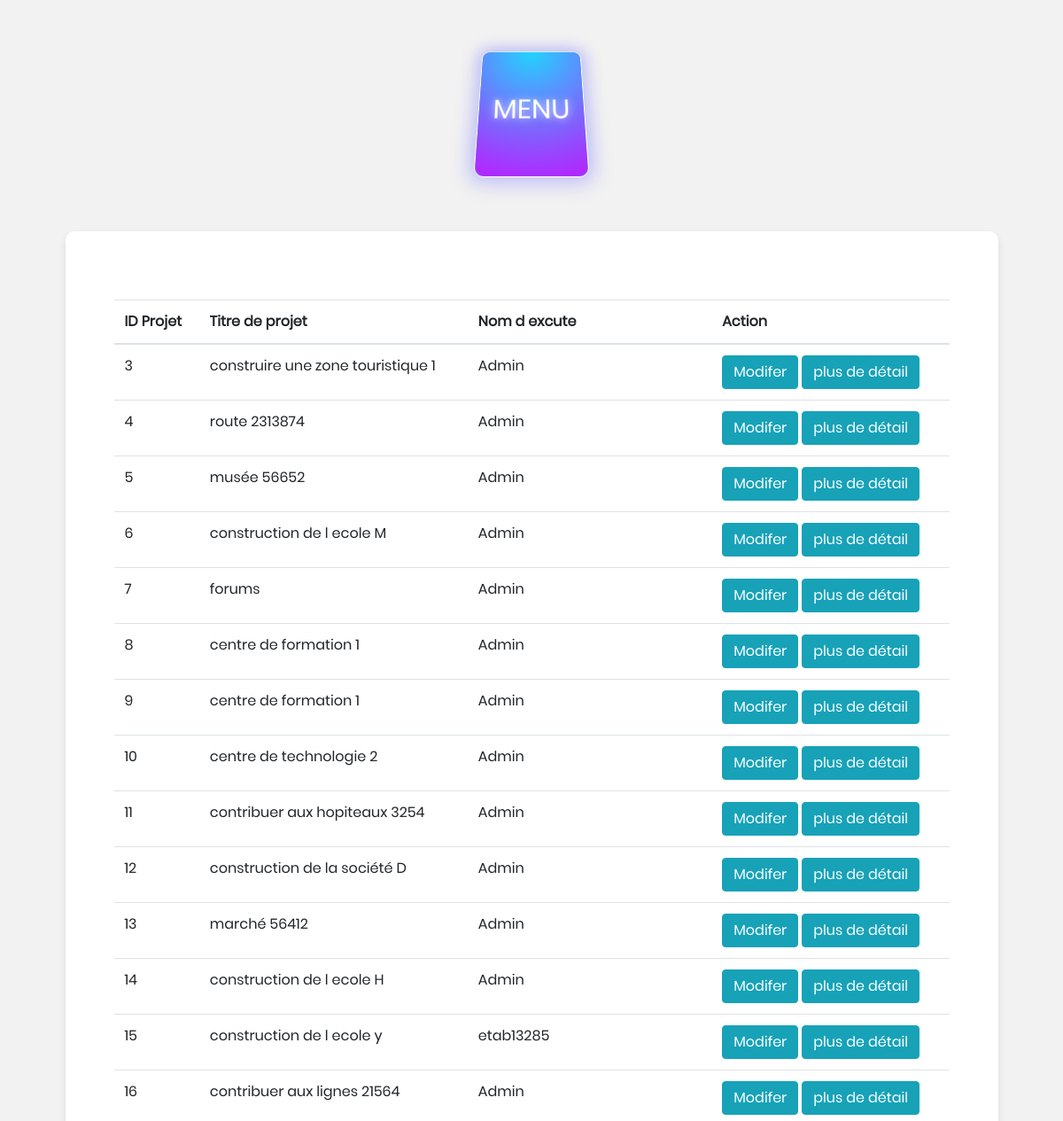
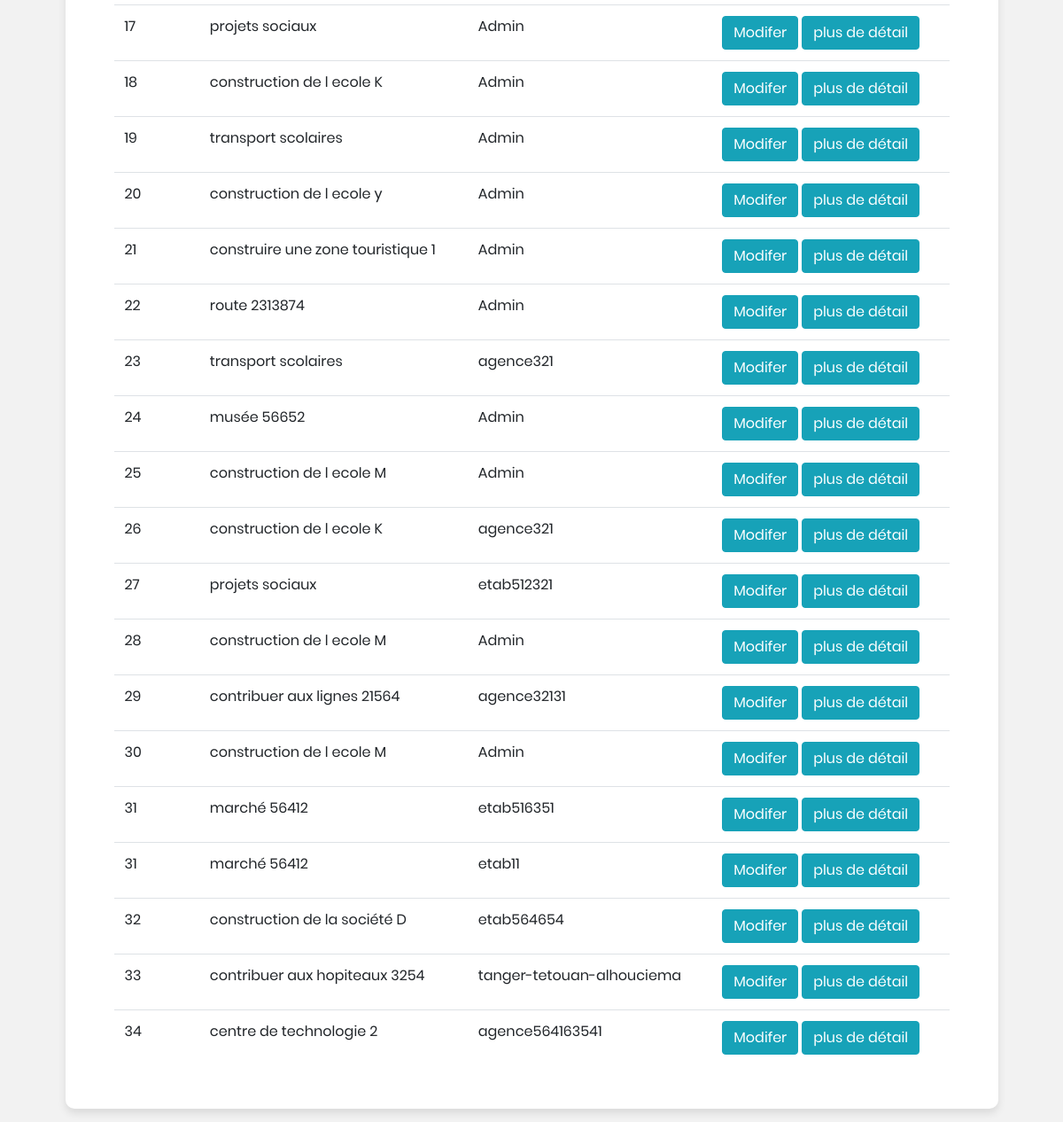
/Consultation-projet.php, run on the app's committed database (2 pictures, top to bottom).
### tables this page shows
CREATE TABLE `distruberprojet` (
  `idprojet` int(10) NOT NULL,
  `idadmin` int(10) DEFAULT NULL,
  `iduser` int(10) DEFAULT NULL,
  `NomExcute` varchar(50) DEFAULT NULL
);

CREATE TABLE `projet` (
  `IdProjet` int(10) NOT NULL,
  `TitreProjet` varchar(50) DEFAULT NULL,
  `typeprojet` varchar(50) DEFAULT NULL,
  `sujetprojet` varchar(50) DEFAULT NULL,
  `textprojet` text,
  `objectifprojet` text,
  `specialiteprojet` varchar(50) DEFAULT NULL,
  `champprojet` varchar(50) DEFAULT NULL,
  `indicenrprojet` int(10) DEFAULT NULL,
  `voteprojet` int(10) DEFAULT NULL,
  `normeExcutprojet` text,
  `indicesNRProjet` float DEFAULT NULL,
  `booleenPDR` tinyint(1) DEFAULT NULL,
  `SourcePDF` blob,
  `SourcePDF2` blob
);

### Consultation-projet.php (the view, shortened to what this page needs)
<!DOCTYPE html>
<html>
<head>
  <link rel="stylesheet" type="text/css" href="./vendor/bootstrap/css/bootstrap.css">
  <link rel="stylesheet" type="text/css" href="./fonts/font-awesome-4.7.0/css/font-awesome.min.css">
  <link rel="stylesheet" type="text/css" href="./fonts/iconic/css/material-design-iconic-font.min.css">
  <link rel="stylesheet" type="text/css" href="./css/util.css">
  <link rel="stylesheet" type="text/css" href="./css/main.css">
</head>
<header>
 <div style="background: #f2f2f2;">
<?php
include "MenuDesign.php";
?>
</div>
</header>
<body>
    <div class="container-main100">
      <div class="wrap-main-body">
<div class="container">
<div class="row justify-content-center">
<table class="table">
 <thead>
   <tr>
     <th>ID Projet</th>
     <th>Titre de projet </th>
     <th>Nom d excute</th>
     <th colspan="2">Action</th>
   </tr>
 </thead>
 <?php
include("database.php");
 $sql = "SELECT * FROM projet INNER JOIN distruberprojet ON projet.IdProjet = distruberprojet.idprojet";
$result = mysqli_query($bdd,$sql);
while ( $row = mysqli_fetch_array($result,MYSQLI_ASSOC) ) {  ?>
<tr>
<td id="IdProjet"><?php echo $row["IdProjet"];  ?></td>
<td id="TitreProjet"><?php echo $row["TitreProjet"];  ?></td>
<td id="NomExcute">
<?php if($row["NomExcute"]==NULL){echo "Admin";}
      else {echo $row["NomExcute"] ;}
 ?>
</td>
<td>
  <a href="ModifProjet.php?Modif=<?php echo $row["IdProjet"]; ?>"
  class="btn btn-info" name="<?php echo $row["IdProjet"]; ?>">Modifer</a>
  <a href="ModifProjet.php?Modif=<?php echo $row["IdProjet"]; ?>"
  class="btn btn-info" name="<?php echo $row["IdProjet"]; ?>">plus de détail</a>
</td>
</tr>
<?php
}
?>
</table>
</div>
</div>
</div>
</div>
</body>
</html>

### css/main.css (style rules this page uses)
* { margin: 0px; padding: 0px; box-sizing: border-box; }
body, html { height: 100%; font-family: Poppins-Regular, sans-serif; }
a { font-family: Poppins-Regular; font-size: 14px; line-height: 1.7; color: #666666; margin: 0px; transition: all 0.4s; -webkit-transition: all 0.4s; -o-transition: all 0.4s; -moz-transition: all 0.4s; }
header { background: #f2f2f2; }
body { background: #f2f2f2 !important ; }
.container-main100 { width: 100%; display: -webkit-box; display: -webkit-flex; display: -moz-box; display: -ms-flexbox; display: flex; flex-wrap: wrap; justify-content: center; align-items: center; padding: 15px; background: #f2f2f2; }
.wrap-main-body { width: 90%; background: #fff; border-radius: 10px; overflow: hidden; padding: 77px 55px 33px 55px; box-shadow: 0 5px 10px 0px rgba(0, 0, 0, 0.1); -moz-box-shadow: 0 5px 10px 0px rgba(0, 0, 0, 0.1); -webkit-box-shadow: 0 5px 10px 0px rgba(0, 0, 0, 0.1); -o-box-shadow: 0 5px 10px 0px rgba(0, 0, 0, 0.1); -ms-box-shadow: 0 5px 10px 0px rgba(0, 0, 0, 0.1); }

### data on the page
distruberprojet: idprojet.IdProjet "3", idprojet.TitreProjet "construire une zone touristique 1", NomExcute "Admin"
distruberprojet: idprojet.IdProjet "4", idprojet.TitreProjet "route 2313874", NomExcute "Admin"
distruberprojet: idprojet.IdProjet "5", idprojet.TitreProjet "musée 56652", NomExcute "Admin"
distruberprojet: idprojet.IdProjet "6", idprojet.TitreProjet "construction de l ecole M", NomExcute "Admin"
distruberprojet: idprojet.IdProjet "7", idprojet.TitreProjet "forums", NomExcute "Admin"
distruberprojet: idprojet.IdProjet "8", idprojet.TitreProjet "centre de formation 1", NomExcute "Admin"
distruberprojet: idprojet.IdProjet "9", idprojet.TitreProjet "centre de formation 1", NomExcute "Admin"
distruberprojet: idprojet.IdProjet "10", idprojet.TitreProjet "centre de technologie 2", NomExcute "Admin"
distruberprojet: idprojet.IdProjet "11", idprojet.TitreProjet "contribuer aux hopiteaux 3254", NomExcute "Admin"
distruberprojet: idprojet.IdProjet "12", idprojet.TitreProjet "construction de la société D", NomExcute "Admin"
distruberprojet: idprojet.IdProjet "13", idprojet.TitreProjet "marché 56412", NomExcute "Admin"
distruberprojet: idprojet.IdProjet "14", idprojet.TitreProjet "construction de l ecole H", NomExcute "Admin"
distruberprojet: idprojet.IdProjet "15", idprojet.TitreProjet "construction de l ecole y", NomExcute "etab13285"
distruberprojet: idprojet.IdProjet "16", idprojet.TitreProjet "contribuer aux lignes 21564", NomExcute "Admin"
distruberprojet: idprojet.IdProjet "17", idprojet.TitreProjet "projets sociaux", NomExcute "Admin"
distruberprojet: idprojet.IdProjet "18", idprojet.TitreProjet "construction de l ecole K", NomExcute "Admin"
distruberprojet: idprojet.IdProjet "19", idprojet.TitreProjet "transport scolaires", NomExcute "Admin"
distruberprojet: idprojet.IdProjet "20", idprojet.TitreProjet "construction de l ecole y", NomExcute "Admin"
distruberprojet: idprojet.IdProjet "21", idprojet.TitreProjet "construire une zone touristique 1", NomExcute "Admin"
distruberprojet: idprojet.IdProjet "22", idprojet.TitreProjet "route 2313874", NomExcute "Admin"
distruberprojet: idprojet.IdProjet "23", idprojet.TitreProjet "transport scolaires", NomExcute "agence321"
distruberprojet: idprojet.IdProjet "24", idprojet.TitreProjet "musée 56652", NomExcute "Admin"
distruberprojet: idprojet.IdProjet "25", idprojet.TitreProjet "construction de l ecole M", NomExcute "Admin"
distruberprojet: idprojet.IdProjet "26", idprojet.TitreProjet "construction de l ecole K", NomExcute "agence321"
distruberprojet: idprojet.IdProjet "27", idprojet.TitreProjet "projets sociaux", NomExcute "etab512321"
distruberprojet: idprojet.IdProjet "28", idprojet.TitreProjet "construction de l ecole M", NomExcute "Admin"
distruberprojet: idprojet.IdProjet "29", idprojet.TitreProjet "contribuer aux lignes 21564", NomExcute "agence32131"
distruberprojet: idprojet.IdProjet "30", idprojet.TitreProjet "construction de l ecole M", NomExcute "Admin"
distruberprojet: idprojet.IdProjet "31", idprojet.TitreProjet "marché 56412", NomExcute "etab516351"
distruberprojet: idprojet.IdProjet "31", idprojet.TitreProjet "marché 56412", NomExcute "etab11"
distruberprojet: idprojet.IdProjet "32", idprojet.TitreProjet "construction de la société D", NomExcute "etab564654"
distruberprojet: idprojet.IdProjet "33", idprojet.TitreProjet "contribuer aux hopiteaux 3254", NomExcute "tanger-tetouan-alhouciema"
distruberprojet: idprojet.IdProjet "34", idprojet.TitreProjet "centre de technologie 2", NomExcute "agence564163541"
